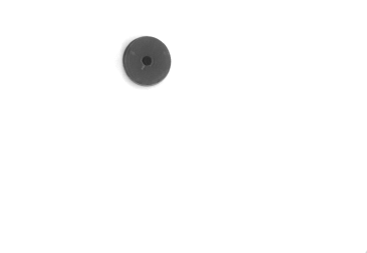
//> input picture Practica2/imagenesT2/circulo1.pgm, 367 x 253 px
$ ./reconocer imagenesT2/circulo1.pgm   (built with g++ and OpenCV 4)
//> lines starting //> are read from the running program, lines starting //| are printed output that depends on the picture; after the words box and inside, x2 and y2 are one past the last pixel; in counts of white or black regions, pixels touching at a corner belong together
### Practica2/aprender.hpp
#ifndef APRENDER_H
#define APRENDER_H


#include "opencv2/opencv.hpp"
#include <iostream>
#include <stdio.h>
#include <fstream>

#define descriptor map<string,vector<double> >
#define features map<string,descriptor>

#define MAX_BINARY_VALUE 255

using namespace cv;
using namespace std;


/** VARIABLES DECLARATION **/
Mat src_gray, otsu, adaptive, contours;

vector<double> vect;

vector<string> ficheros;

features ctas;
descriptor des;

string objetos[5]={"circulo","rectangulo","triangulo","rueda","vagon"};

vector<Vec4i> hierarchy;

/**** END OF DECLARATION ******/

/** FUNCTION DECLARATION **/

void entrenar( string, string );

void reconocer( string );

int clasificar( vector<Point> );

string getItem( string );

void escribirCaracteristicas( string );

/**** END OF DECLARATION ******/

#endif

### Practica2/math_functions.hpp
#ifndef MATH_FUNCTIONS_H
#define MATH_FUNCTIONS_H

#include <iostream>
#include <vector>
#include <cmath>

using namespace std;

/** MATH FUNCTIONS **/

//Function for average
// [28 lines left out: functions average, variance, not called in this run]

//Function for standard deviation
double stdev( vector<double>& v ){
	return sqrt(variance(v, average(v)));
}

/******** END FUNCTIONS **********/

#endif

### Practica2/reconocer.cpp
#include "math_functions.hpp"
#include "aprender.hpp"

FileStorage fs("objetos.yml", FileStorage::READ);

int tamanyo;

const char * nombre = "Contorno";

int main(int argc, char ** argv){

	if (argc != 2){
		cout << "Uso: ./reconocer [imagen_a_reconocer]" << endl;
		return 0;
	}

	cout << "[+] Reconociendo objetos en " << argv[1] << endl;
	reconocer(argv[1]);


	for(;;){
		char c = (char)waitKey( 0 );
		if( c == 27 ){
		  break;
		}
	}
	destroyAllWindows();

}


void reconocer( string imagen ){
//> called with imagen = "imagenesT2/circulo1.pgm"
	src_gray = imread( imagen, CV_LOAD_IMAGE_GRAYSCALE ); // Load an image pass in argv as first parameter
//> src_gray is the input picture: 253 rows x 367 cols, CV_8UC1; min 40, max 255, mean 251.4

	Mat dst = Mat::zeros(src_gray.size(), CV_8UC3);

	if (src_gray.empty()){
		cout << "ERROR de lectura en la imagen" << imagen << endl;
	}

	threshold( src_gray, otsu, 0, MAX_BINARY_VALUE, THRESH_BINARY_INV | THRESH_OTSU ); // OTSU NO RECONOCE AGUJEROS OSCURILLOS
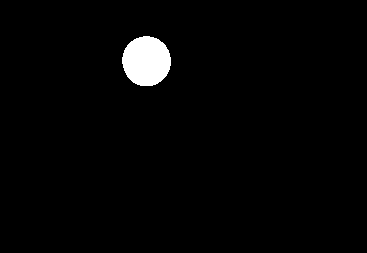
//> otsu: 253 rows x 367 cols, CV_8UC1; 2.1% white; 1 white region

	//adaptiveThreshold( src_gray, adaptive,
	//      MAX_BINARY_VALUE, CV_ADAPTIVE_THRESH_MEAN_C, THRESH_BINARY_INV, 85, 30); // RECONOCE PEOR

	vector<vector<Point> > contours;

	findContours(otsu, contours, hierarchy,
	    CV_RETR_TREE, CV_CHAIN_APPROX_NONE, Point(0, 0) );
//> contours = 1 contour; box (x1, y1, x2, y2) and area: (122, 36, 171, 86) 1852


	cout << "[+] Clasificando contornos detectados." << endl;
	for (int i = 0; i < contours.size(); ++i){

		tamanyo = clasificar(contours[i]);
		if (tamanyo > 500){
			Scalar color( rand()&255, rand()&255, rand()&255 );
			drawContours( dst, contours, i, color, CV_FILLED, 8, hierarchy, 0, Point() );
			Scalar border( 0, 0, 255 );
			drawContours( dst, contours, i, border, 1, 8, hierarchy, 0, Point() );

		}
	}
//> this loop made 1 pass
//> (area in clasificar, perimeter in clasificar, mu1 in clasificar, mu2 in clasificar, mu3 in clasificar, tamanyo) on pass 1: (1852, 161.2, 0.159, 2.39e-05, 4.98e-07, 1852)
//| Area: 1852
//| Perimetro: 161.196
//| MU1: 0.159293
//| MU2: 2.38896e-05
//| MU3: 4.97686e-07
//> the Esc key is pressed
	namedWindow("Contornos", CV_WINDOW_AUTOSIZE);
	imshow("Contornos" , dst);
}

int clasificar( vector<Point> cont ){

	int exitos = 0;
	string objeto = "No reconocido";

	double areaM, areaV, perimM, perimV, m1M, m1V, m2M, m2V, m3M, m3V;

	Moments mom = moments(cont);
	double hu[7];
	HuMoments(mom, hu);

	// AREA
	double area = mom.m00; // Esto también es el momento invariante mu0

	// PERMIETRO
	double perimeter = arcLength(cont, true);

	// MOMENTOS INVARIANTES
	double mu1 = hu[0];
	double mu2 = hu[1];
	double mu3 = hu[2];

	cout << "Area: " << area << endl;
	cout << "Perimetro: " << perimeter << endl;
	cout << "MU1: " << mu1 << endl;
	cout << "MU2: " << mu2 << endl;
	cout << "MU3: " << mu3 << endl;


	if (area > 500){
		for (int i = 0; i < 5; i++){
			fs [ objetos[i] ];
			fs [ "Area-Media" ] >> areaM;
			fs [ "Area-Varianza" ] >> areaV;
			fs [ "Perimetro-Media" ] >> perimM;
			fs [ "Perimetro-Varianza" ] >> perimV;
			fs [ "MI1-Media" ] >> m1M;
			fs [ "MI1-Varianza" ] >> m1V;
			fs [ "MI2-Media" ] >> m2M;
			fs [ "MI2-Varianza" ] >> m2V;
			fs [ "MI3-Media" ] >> m3M;
			fs [ "MI3-Varianza" ] >> m3V;

			//Aplicamos el test de chi-cuadrado

			double chi = (area - areaM)/areaV + (perimeter - perimM) / perimV + (mu1 - m1M)/m1V +
			  (mu2 - m2M) / m2V + (mu3 - m3M) / m3V;

			cout << objetos[i] << endl;
			cout << (area - areaM)/areaV << endl;
			cout << (perimeter - perimM) / perimV << endl;
			cout << (mu1 - m1M)/m1V << endl;
			cout << (mu2 - m2M) / m2V << endl;
			cout << (mu3 - m3M) / m3V << endl;

			if(chi <  11,0705){

			} /* if */
		} /* for */
	}
	return area;
 }

$ run again, on Practica2/imagenesT2/circulo3.pgm
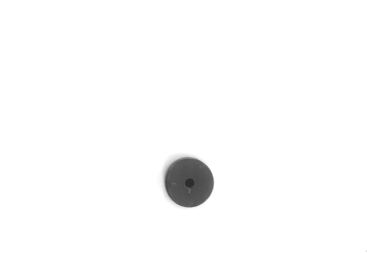
//> input picture Practica2/imagenesT2/circulo3.pgm, 367 x 253 px
//> in reconocer, src_gray is the input picture: 253 rows x 367 cols, CV_8UC1; min 42, max 255, mean 251.3
//> in reconocer, `threshold( src_gray, otsu, 0, MAX_BINARY_VALUE, THRESH_BINARY_INV | TH..`:
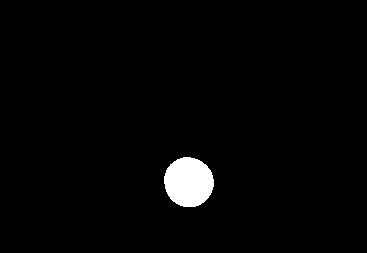
//> otsu: 253 rows x 367 cols, CV_8UC1; 2.1% white; 1 white region
//> contours = 1 contour; box (x1, y1, x2, y2) and area: (164, 157, 214, 207) 1884
//> the loop in reconocer, `for (int i = 0; i < contours.size(); ++i)` made 1 pass
//> (area in clasificar, perimeter in clasificar, mu1 in clasificar, mu2 in clasificar, mu3 in clasificar, tamanyo) on pass 1: (1884, 163.2, 0.159, 2.98e-05, 1.87e-06, 1884)
//> (printed output is left out)

$ run again, on Practica2/imagenesT2/circulo5.pgm
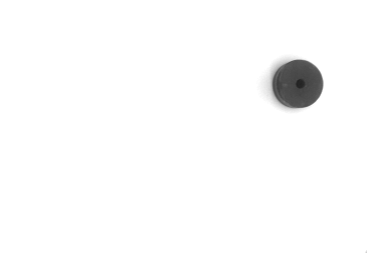
//> input picture Practica2/imagenesT2/circulo5.pgm, 367 x 253 px
//> in reconocer, src_gray is the input picture: 253 rows x 367 cols, CV_8UC1; min 35, max 255, mean 251
//> in reconocer, `threshold( src_gray, otsu, 0, MAX_BINARY_VALUE, THRESH_BINARY_INV | TH..`:
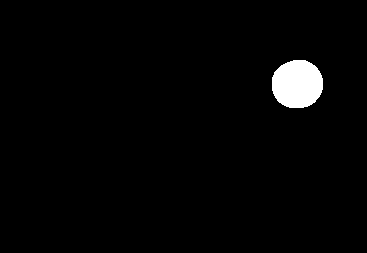
//> otsu: 253 rows x 367 cols, CV_8UC1; 2.1% white; 1 white region
//> contours = 1 contour; box (x1, y1, x2, y2) and area: (272, 60, 323, 108) 1914
//> the loop in reconocer, `for (int i = 0; i < contours.size(); ++i)` made 1 pass
//> (area in clasificar, perimeter in clasificar, mu1 in clasificar, mu2 in clasificar, mu3 in clasificar, tamanyo) on pass 1: (1914, 163.5, 0.16, 0.000118, 3.99e-07, 1914)
//> (printed output is left out)
